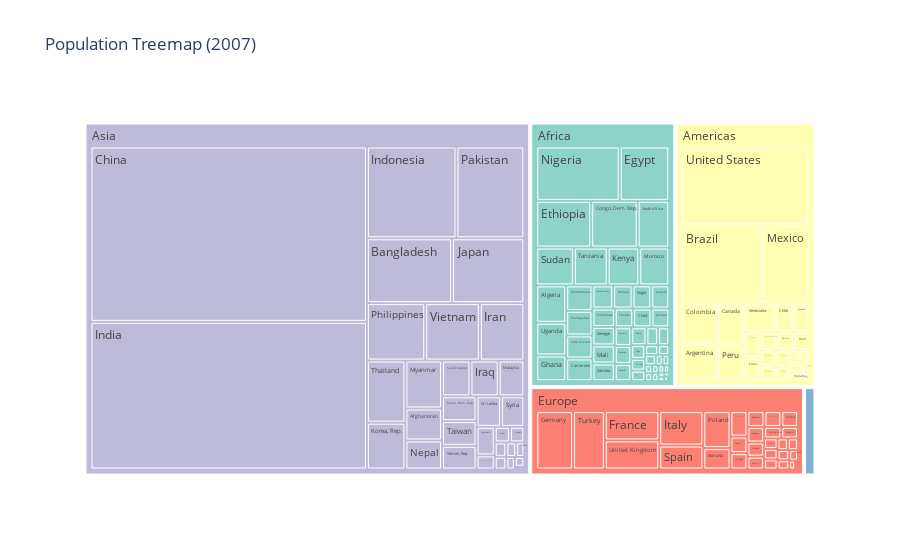

Notebook source saved alongside this figure:
### Code cell
# 9. Treemap of Population 
# o Title: "Population Treemap (2007)" 
# o Size blocks by population. 
# o Color blocks by continent. 
# o Hover tooltips should show country names.

treemap = px.treemap(df_2007, path=["continent", "country"], values="pop", color="continent", title="Population Treemap (2007)", color_discrete_sequence=px.colors.qualitative.Set3)
treemap.show()

### Figure 1 — Plotly figure (JSON) as saved in the notebook; plotly's stock layout.template omitted (floating-point values rounded to 4 significant figures; data arrays with more than 128 entries replaced by an {"elided": "..."} marker saying what was removed)
{"data": [{"branchvalues": "total", "customdata": {"elided": "147x1 str values"}, "domain": {"x": [0, 1], "y": [0, 1]}, "hovertemplate": "labels=%{label}<br>pop=%{value}<br>parent=%{parent}<br>id=%{id}<br>continent=%{customdata[0]}<extra></extra>", "ids": {"elided": "147 str values"}, "labels": {"elided": "147 str values"}, "marker": {"colors": {"elided": "147 str values"}}, "name": "", "parents": {"elided": "147 str values"}, "type": "treemap", "values": {"elided": "147 float values"}}], "layout": {"legend": {"tracegroupgap": 0}, "title": {"text": "Population Treemap (2007)"}, "treemapcolorway": ["rgb(141,211,199)", "rgb(255,255,179)", "rgb(190,186,218)", "rgb(251,128,114)", "rgb(128,177,211)", "rgb(253,180,98)", "rgb(179,222,105)", "rgb(252,205,229)", "rgb(217,217,217)", "rgb(188,128,189)", "rgb(204,235,197)", "rgb(255,237,111)"]}}
